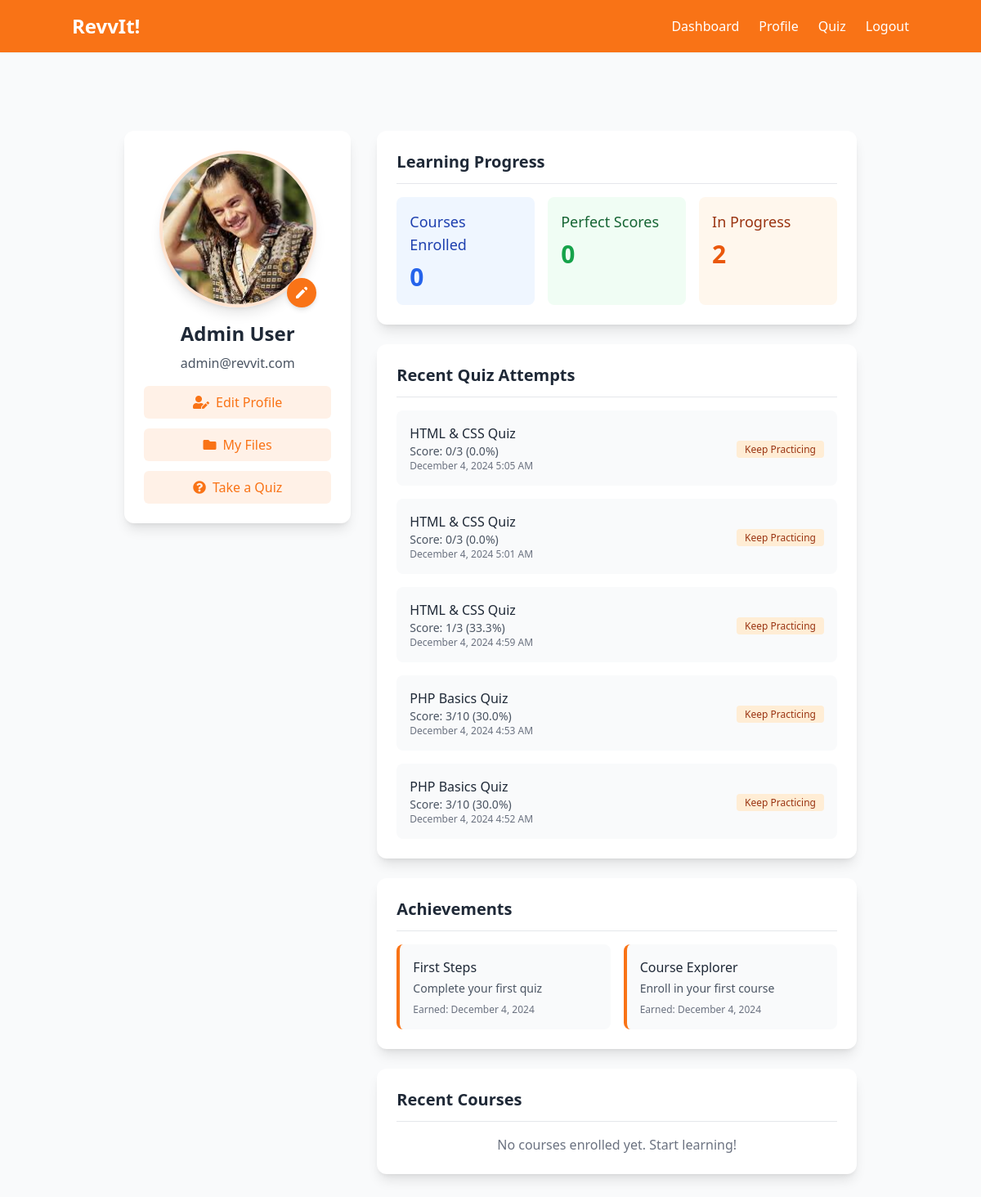
The app's page /profile.php (signed in) with its own data.
### tables this page shows
CREATE TABLE `users` (
  `id` int(11) NOT NULL,
  `name` varchar(100) NOT NULL,
  `email` varchar(100) NOT NULL,
  `password` varchar(255) NOT NULL,
  `profile_picture` varchar(255) DEFAULT 'default-profile.png',
  `role` enum('user','admin','moderator') DEFAULT 'user',
  `account_status` enum('active','suspended','inactive') DEFAULT 'active',
  `last_login` timestamp NULL DEFAULT NULL,
  `created_at` timestamp NOT NULL DEFAULT current_timestamp(),
  `updated_at` timestamp NOT NULL DEFAULT current_timestamp() ON UPDATE current_timestamp()
);

CREATE TABLE `quiz_attempts` (
  `id` int(11) NOT NULL,
  `user_id` int(11) NOT NULL,
  `subject_id` int(11) NOT NULL,
  `total_questions` int(11) NOT NULL,
  `correct_answers` int(11) NOT NULL,
  `score_percentage` decimal(5,2) NOT NULL,
  `attempted_at` timestamp NOT NULL DEFAULT current_timestamp(),
  `started_at` timestamp NULL DEFAULT current_timestamp(),
  `quiz_id` int(11) DEFAULT NULL,
  `course_id` int(11) DEFAULT NULL,
  `completed_at` timestamp NULL DEFAULT current_timestamp()
);

CREATE TABLE `subjects` (
  `id` int(11) NOT NULL,
  `name` varchar(100) NOT NULL,
  `description` text DEFAULT NULL,
  `icon` varchar(255) DEFAULT NULL,
  `created_at` timestamp NOT NULL DEFAULT current_timestamp()
);

CREATE TABLE `user_achievements` (
  `id` int(11) NOT NULL,
  `user_id` int(11) NOT NULL,
  `achievement_id` int(11) NOT NULL,
  `earned_at` timestamp NOT NULL DEFAULT current_timestamp()
);

CREATE TABLE `achievements` (
  `id` int(11) NOT NULL,
  `name` varchar(100) NOT NULL,
  `description` text DEFAULT NULL,
  `icon` varchar(255) DEFAULT NULL,
  `points` int(11) DEFAULT 0,
  `created_at` timestamp NOT NULL DEFAULT current_timestamp()
);

### profile.php (the view, shortened to what the rows shown need)
<?php
require_once 'db.php';
require_once 'includes/course_functions.php';
require_once 'includes/achievement_functions.php';
$user_id = $_SESSION['user_id'];
$username = $_SESSION['user'];
$email = $_SESSION['email'] ?? '';
$stmt = $conn->prepare("SELECT email, name, profile_picture FROM users WHERE id = ?");
$stmt->bind_param("i", $user_id);
$stmt->execute();
$result = $stmt->get_result();
if ($row = $result->fetch_assoc()) {
    $email = $row['email'];
    $username = $row['name'];
    $profile_picture = $row['profile_picture'];
}
$user_achievements = getUserAchievements($conn, $user_id);
$quiz_attempts = getQuizAttempts($conn, $user_id);
?>
<!DOCTYPE html>
<html lang="en">
<head>
    <link href="dist/output.css" rel="stylesheet">
    <link rel="stylesheet" href="https://cdnjs.cloudflare.com/ajax/libs/font-awesome/5.15.3/css/all.min.css" />
</head>
<body class="bg-gray-50 min-h-screen flex flex-col">
    <?php include 'includes/header.php'; ?>
    <main class="flex-grow pt-20 pb-16 container mx-auto px-4">
        <div class="max-w-4xl mx-auto grid md:grid-cols-3 gap-8">
            <div class="md:col-span-1 bg-white rounded-xl shadow-lg p-6 h-fit">
                <div class="flex flex-col items-center">
                    <?php
                    $default_profile_picture = 'images/default-profile.png';
                    $display_picture = !empty($profile_picture) && file_exists('uploads/profile_pictures/' . $profile_picture)
                        ? 'uploads/profile_pictures/' . $profile_picture
                        : $default_profile_picture;
                    ?>
                    <div class="relative mb-4 w-48 h-48 mx-auto">
                        <img
                            src="<?php echo htmlspecialchars($display_picture); ?>"
                            alt="Profile Picture"
                            class="w-full h-full rounded-full object-cover shadow-lg border-4 border-primary/20"
                        >
                        <a href="update-profile.php?tab=profile-picture" class="absolute bottom-0 right-0 bg-primary text-white p-2 rounded-full shadow-md hover:bg-primary/90 transition-colors">
                            <svg xmlns="http://www.w3.org/2000/svg" class="h-5 w-5" viewBox="0 0 20 20" fill="currentColor">
                                <path d="M13.586 3.586a2 2 0 112.828 2.828l-.793.793-2.828-2.828.793-.793zM11.379 5.793L3 14.172V17h2.828l8.38-8.379-2.83-2.828z" />
                            </svg>
                        </a>
                    </div>
                    <h2 class="text-2xl font-bold text-gray-800 mb-2"><?php echo htmlspecialchars($username); ?></h2>
                    <p class="text-gray-600 mb-4"><?php echo htmlspecialchars($email); ?></p>
                    <div class="w-full space-y-3">
                        <a href="update-profile.php?tab=profile-picture" class="w-full block text-center bg-primary/10 text-primary py-2 rounded-md hover:bg-primary/20 transition-colors">
                        </a>
                        <a href="files.php" class="w-full block text-center bg-primary/10 text-primary py-2 rounded-md hover:bg-primary/20 transition-colors">
                        </a>
                        <a href="quiz.php" class="w-full block text-center bg-primary/10 text-primary py-2 rounded-md hover:bg-primary/20 transition-colors">
                        </a>
                    </div>
                </div>
            </div>
            <div class="md:col-span-2 space-y-6">
                <div class="bg-white rounded-xl shadow-lg p-6">
                    <div class="space-y-4">
                        <?php if (!empty($quiz_attempts)): ?>
                            <?php foreach ($quiz_attempts as $attempt): ?>
                                <div class="flex items-center justify-between bg-gray-50 p-4 rounded-lg">
                                    <div class="flex-grow">
                                        <h4 class="font-medium text-gray-800"><?php echo htmlspecialchars($attempt['subject_name']); ?> Quiz</h4>
                                        <p class="text-sm text-gray-600">
                                            Score: <?php echo $attempt['correct_answers']; ?>/<?php echo $attempt['total_questions']; ?>
                                            (<?php echo number_format($attempt['score_percentage'], 1); ?>%)
                                        </p>
                                        <p class="text-xs text-gray-500">
                                            <?php echo date('F j, Y g:i A', strtotime($attempt['attempted_at'])); ?>
                                        </p>
                                    </div>
                                    <div class="ml-4">
                                        <?php if ($attempt['score_percentage'] >= 80): ?>
                                            <span class="bg-green-100 text-green-800 text-xs font-medium px-2.5 py-0.5 rounded">Excellent</span>
                                        <?php elseif ($attempt['score_percentage'] >= 60): ?>
                                            <span class="bg-blue-100 text-blue-800 text-xs font-medium px-2.5 py-0.5 rounded">Good</span>
                                        <?php else: ?>
                                            <span class="bg-orange-100 text-orange-800 text-xs font-medium px-2.5 py-0.5 rounded">Keep Practicing</span>
                                        <?php endif; ?>
                                    </div>
                                </div>
                            <?php endforeach; ?>
                        <?php else: ?>
                            <p class="text-center text-gray-500">No quiz attempts yet. Start learning!</p>
                        <?php endif; ?>
                    </div>
                </div>
                <div class="bg-white rounded-xl shadow-lg p-6">
                    <div class="grid grid-cols-1 md:grid-cols-2 gap-4">
                        <?php if (!empty($user_achievements)): ?>
                            <?php foreach ($user_achievements as $achievement): ?>
                                <div class="bg-gray-50 p-4 rounded-lg border-l-4 border-primary">
                                    <h4 class="font-medium text-gray-800"><?php echo htmlspecialchars($achievement['title']); ?></h4>
                                    <p class="text-sm text-gray-600 mt-1"><?php echo htmlspecialchars($achievement['description']); ?></p>
                                    <p class="text-xs text-gray-500 mt-2">
                                        Earned: <?php echo date('F j, Y', strtotime($achievement['earned_at'])); ?>
                                    </p>
                                </div>
                            <?php endforeach; ?>
                        <?php endif; ?>
                    </div>
                </div>
            </div>
        </div>
    </main>
</body>
</html>

### records on screen
users: profile_picture (picture), name "Admin User", email "admin@revvit.com"
quiz_attempts: subject.name "HTML & CSS", correct_answers "0", total_questions "3", score_percentage "0.0", attempted_at "December 4, 2024 5:05 AM", shows "Keep Practicing"
quiz_attempts: subject.name "HTML & CSS", correct_answers "0", total_questions "3", score_percentage "0.0", attempted_at "December 4, 2024 5:01 AM", shows "Keep Practicing"
quiz_attempts: subject.name "HTML & CSS", correct_answers "1", total_questions "3", score_percentage "33.3", attempted_at "December 4, 2024 4:59 AM", shows "Keep Practicing"
quiz_attempts: subject.name "PHP Basics", correct_answers "3", total_questions "10", score_percentage "30.0", attempted_at "December 4, 2024 4:53 AM", shows "Keep Practicing"
quiz_attempts: subject.name "PHP Basics", correct_answers "3", total_questions "10", score_percentage "30.0", attempted_at "December 4, 2024 4:52 AM", shows "Keep Practicing"
user_achievements: achievement.name "First Steps", achievement.description "Complete your first quiz", earned_at "December 4, 2024"
user_achievements: achievement.name "Course Explorer", achievement.description "Enroll in your first course", earned_at "December 4, 2024"

### other values on screen
$course_stats['enrolled_courses'] "0"
$course_stats['perfect_scores'] "0"
$course_stats['in_progress_courses'] "2"
